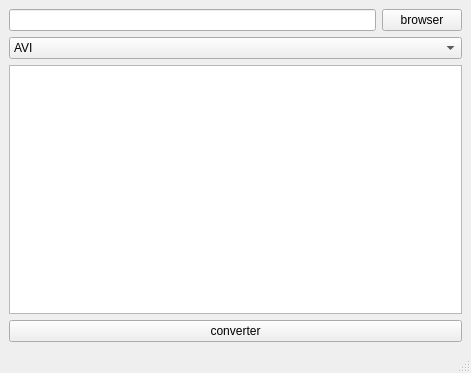
<?xml version="1.0" encoding="UTF-8"?>
<ui version="4.0">
 <class>MainWindow</class>
 <widget class="QMainWindow" name="MainWindow">
  <property name="geometry">
   <rect>
    <x>0</x>
    <y>0</y>
    <width>471</width>
    <height>373</height>
   </rect>
  </property>
  <property name="windowTitle">
   <string>MainWindow</string>
  </property>
  <widget class="QWidget" name="centralwidget">
   <layout class="QGridLayout" name="gridLayout_2">
    <item row="0" column="0">
     <layout class="QGridLayout" name="gridLayout">
      <item row="0" column="1">
       <widget class="QPushButton" name="btnBrowser">
        <property name="text">
         <string>browser</string>
        </property>
       </widget>
      </item>
      <item row="3" column="0" colspan="2">
       <widget class="QPushButton" name="btnConverter">
        <property name="text">
         <string>converter</string>
        </property>
       </widget>
      </item>
      <item row="2" column="0" colspan="2">
       <widget class="QTextEdit" name="textEdit"/>
      </item>
      <item row="0" column="0">
       <widget class="QLineEdit" name="lineEdit"/>
      </item>
      <item row="1" column="0" colspan="2">
       <widget class="QComboBox" name="comboBox">
        <item>
         <property name="text">
          <string>AVI</string>
         </property>
        </item>
        <item>
         <property name="text">
          <string>MP4</string>
         </property>
        </item>
        <item>
         <property name="text">
          <string>MOV</string>
         </property>
        </item>
       </widget>
      </item>
     </layout>
    </item>
   </layout>
  </widget>
  <widget class="QMenuBar" name="menubar">
   <property name="geometry">
    <rect>
     <x>0</x>
     <y>0</y>
     <width>471</width>
     <height>22</height>
    </rect>
   </property>
  </widget>
  <widget class="QStatusBar" name="statusbar"/>
 </widget>
 <resources/>
 <connections/>
</ui>
